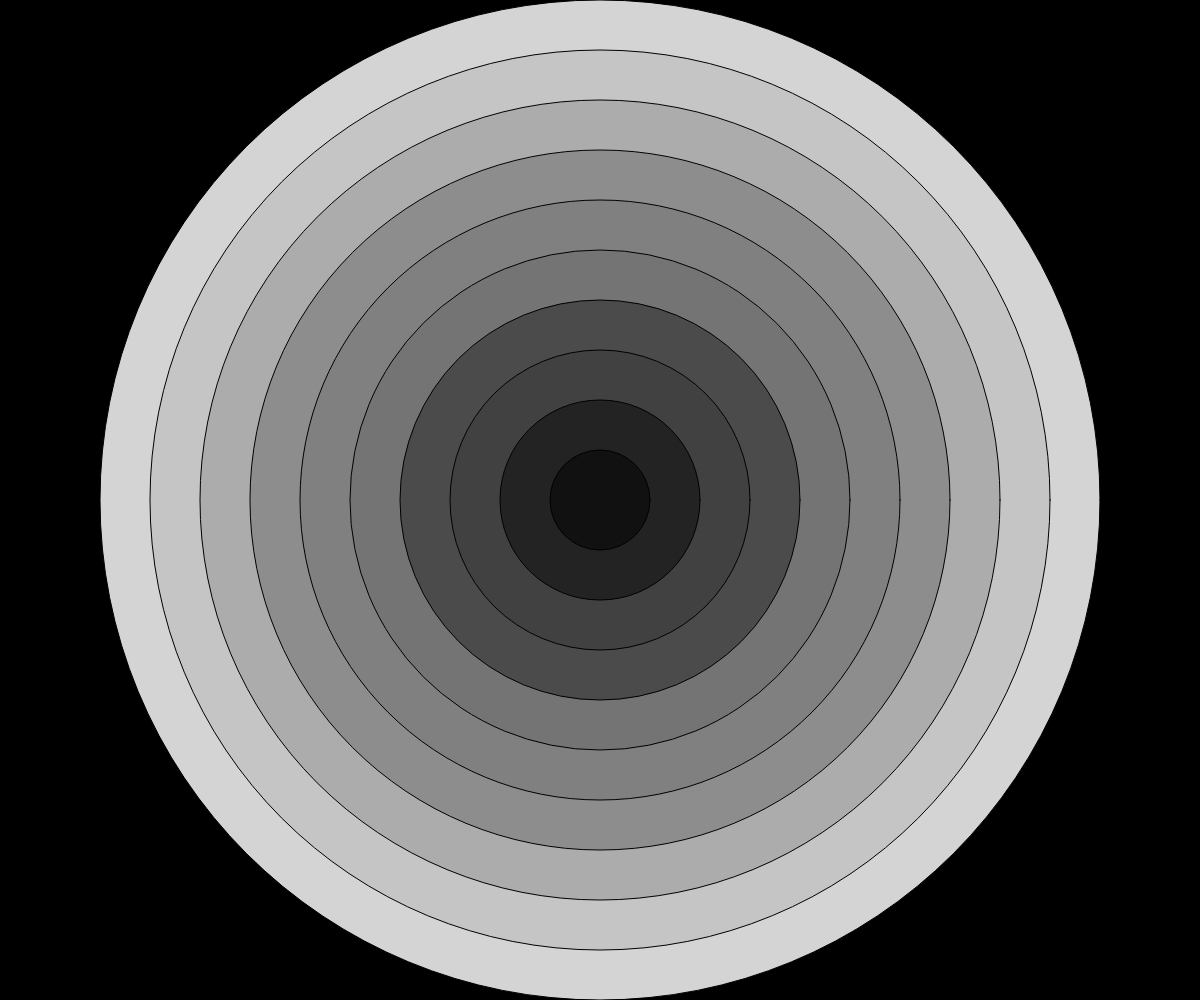
Frame 1 (no input)
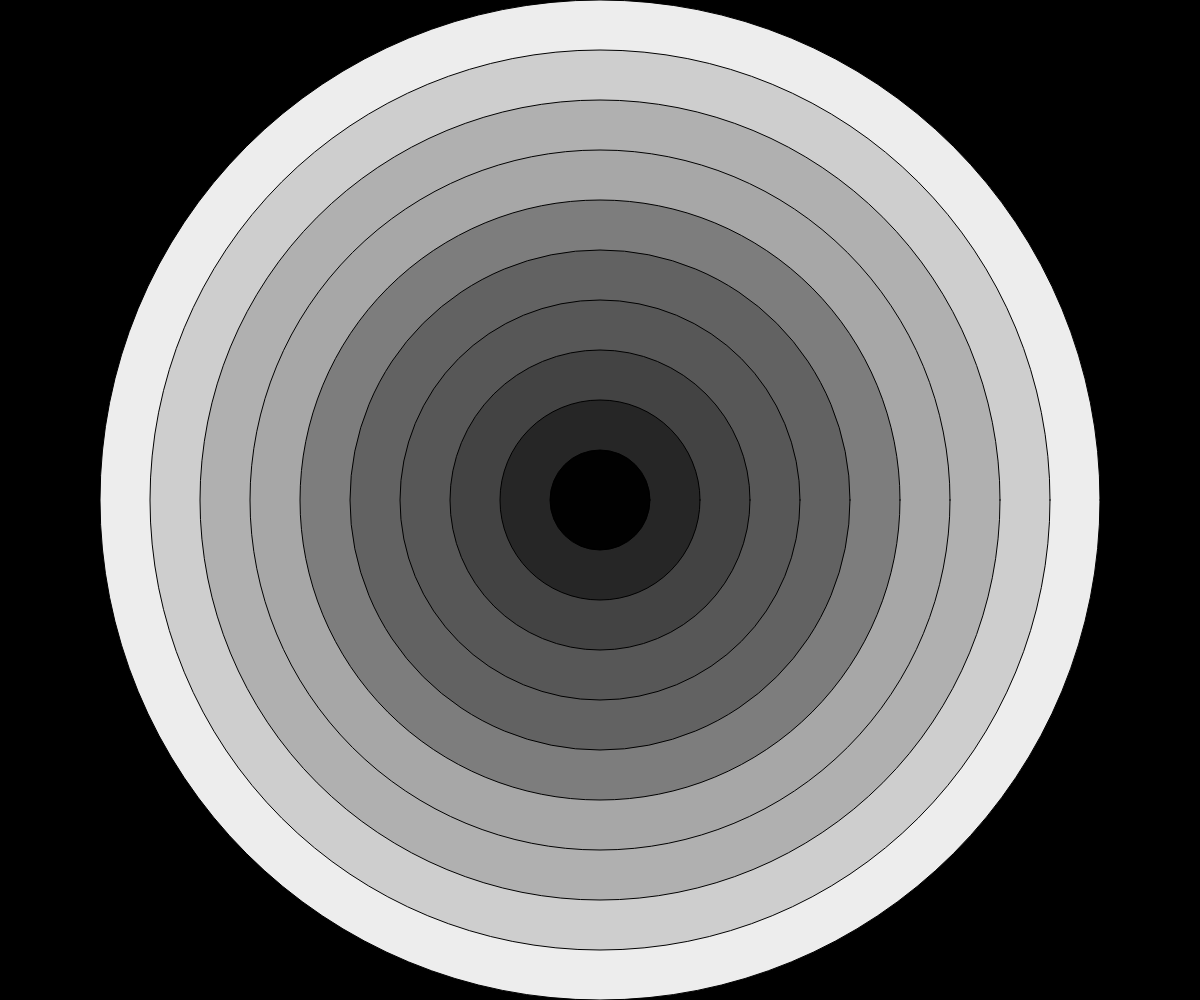
Frame 60 (no input)
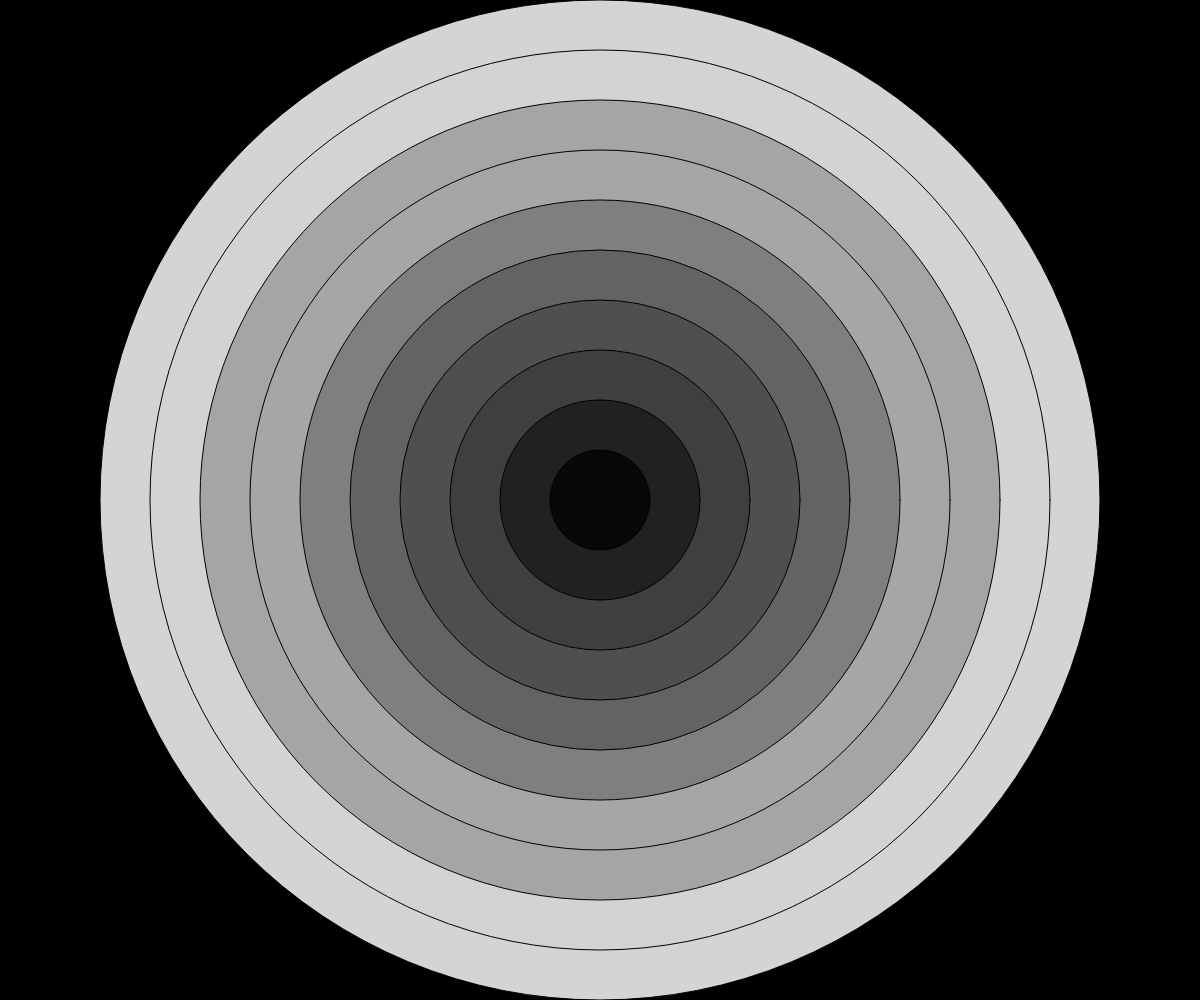
Frame 120 (the mouse pressed at the canvas centre since frame 60)

The p5.js sketch that drew these frames (run headless with seeded random() and noise() and a simulated clock; from frame 60 on, the mouse is pressed at the canvas centre):

// p5.js sketch
// ── sketch.js
let q = 10;
let d;

function setup() {
	createCanvas(windowWidth, windowHeight);
	d = Math.min(width, height) / q;
	canvas.addEventListener('contextmenu', e => e.preventDefault());
}

function windowResized() {
	resizeCanvas(windowWidth, windowHeight);
	d = Math.min(width, height) / q;
}

function draw(){
	background(0);

	for(let i = q; i > 0; i--){
		fill(map(i, 1, q, random(0, 20), random(200, 256)));
		ellipse(width/2, height/2, i*d);
	}
}

function mousePressed() {
	isLooping() ? noLoop() : loop();
}
